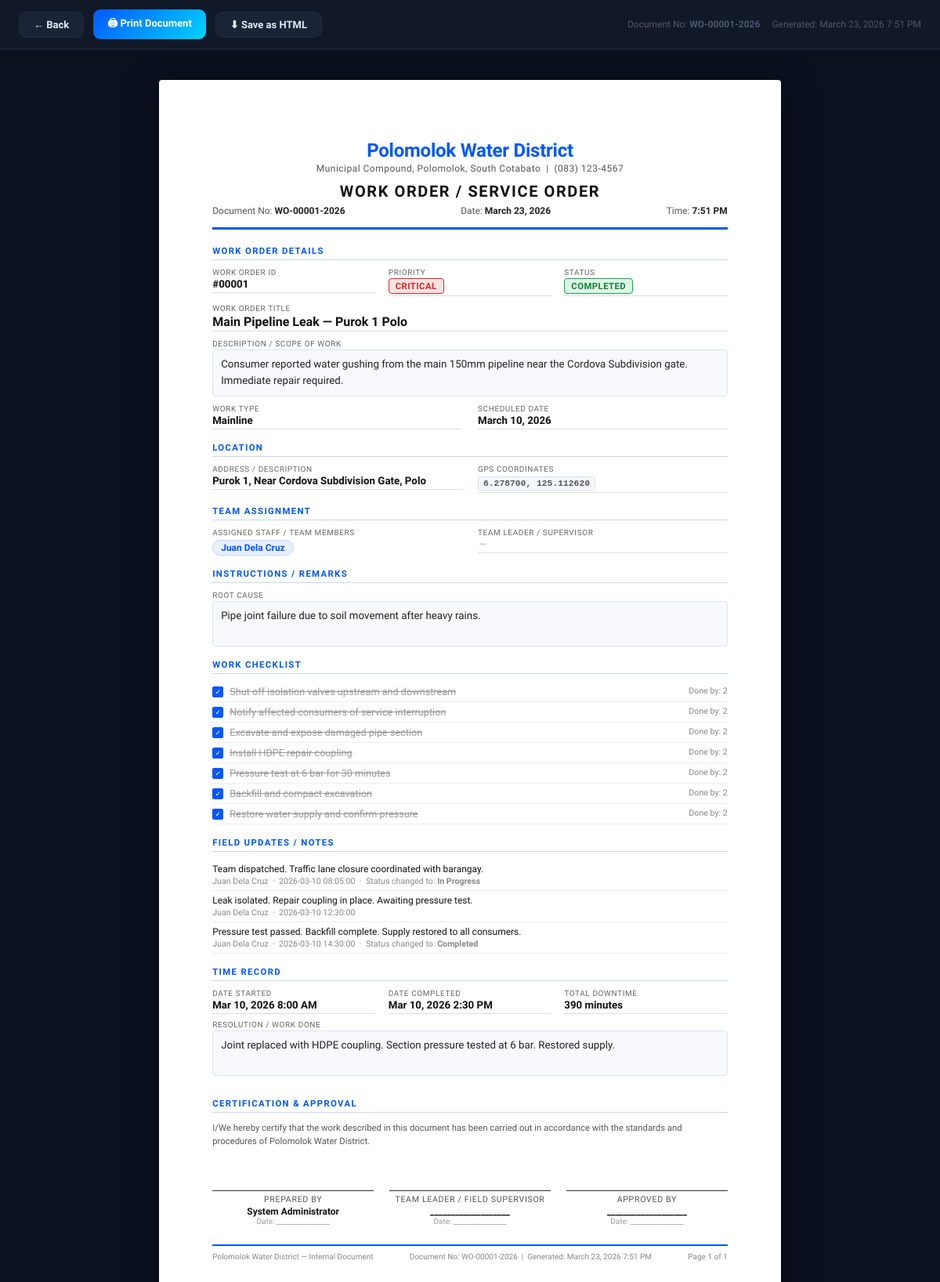
Page /frontend/pages/work-order-document.php?id=1 (signed in) on the committed database.
### tables this page shows
CREATE TABLE `work_orders` (
  `id` int(10) UNSIGNED NOT NULL,
  `title` varchar(200) NOT NULL,
  `description` text DEFAULT NULL,
  `type` enum('Mainline','Serviceline','Pump','Valve','Reservoir','Electrical','Other') NOT NULL,
  `priority` enum('Low','Medium','High','Critical') NOT NULL DEFAULT 'Medium',
  `status` enum('Pending','In Progress','Completed','Cancelled') NOT NULL DEFAULT 'Pending',
  `location` text DEFAULT NULL,
  `latitude` decimal(11,8) DEFAULT NULL,
  `longitude` decimal(11,8) DEFAULT NULL,
  `assigned_to` int(10) UNSIGNED DEFAULT NULL,
  `scheduled_date` date DEFAULT NULL,
  `started_at` datetime DEFAULT NULL,
  `completed_at` datetime DEFAULT NULL,
  `downtime_minutes` int(11) DEFAULT 0,
  `cause` text DEFAULT NULL,
  `resolution` text DEFAULT NULL,
  `created_by` int(10) UNSIGNED DEFAULT NULL,
  `created_at` datetime NOT NULL DEFAULT current_timestamp(),
  `updated_at` datetime NOT NULL DEFAULT current_timestamp() ON UPDATE current_timestamp()
);

CREATE TABLE `work_order_checklist` (
  `id` int(10) UNSIGNED NOT NULL,
  `work_order_id` int(10) UNSIGNED NOT NULL,
  `item` varchar(300) NOT NULL,
  `is_done` tinyint(1) DEFAULT 0,
  `done_by` int(10) UNSIGNED DEFAULT NULL,
  `done_at` datetime DEFAULT NULL
);

CREATE TABLE `work_order_updates` (
  `id` int(10) UNSIGNED NOT NULL,
  `work_order_id` int(10) UNSIGNED NOT NULL,
  `note` text NOT NULL,
  `status_change` varchar(50) DEFAULT NULL,
  `updated_by` int(10) UNSIGNED DEFAULT NULL,
  `updated_at` datetime NOT NULL DEFAULT current_timestamp()
);

CREATE TABLE `users` (
  `id` int(10) UNSIGNED NOT NULL,
  `username` varchar(80) NOT NULL,
  `password_hash` varchar(255) NOT NULL,
  `name` varchar(150) NOT NULL,
  `role` enum('Admin','Staff','Consumer') NOT NULL DEFAULT 'Staff',
  `section` varchar(100) DEFAULT NULL,
  `email` varchar(150) DEFAULT NULL,
  `phone` varchar(30) DEFAULT NULL,
  `is_active` tinyint(1) NOT NULL DEFAULT 1,
  `created_at` datetime NOT NULL DEFAULT current_timestamp(),
  `updated_at` datetime NOT NULL DEFAULT current_timestamp() ON UPDATE current_timestamp()
);

### frontend/pages/work-order-document.php (the view, shortened to what this page needs)
<?php
$wo_id       = intval($_GET['id']          ?? 0);
$staffInput  = trim(urldecode($_GET['staff']        ?? ''));
$teamLeader  = trim(urldecode($_GET['team_leader']  ?? ''));
$preparedBy  = trim(urldecode($_GET['prepared_by']  ?? ($_SESSION['name'] ?? '')));
$approvedBy  = trim(urldecode($_GET['approved_by']  ?? ''));
$instructions = trim(urldecode($_GET['instructions'] ?? ''));
$db   = getDB();
$stmt = $db->prepare(
    "SELECT wo.*, u.name AS assigned_name
     FROM work_orders wo
     LEFT JOIN users u ON u.id = wo.assigned_to
     WHERE wo.id = ?"
);
$stmt->execute([$wo_id]);
$wo = $stmt->fetch();
$clStmt = $db->prepare(
    "SELECT * FROM work_order_checklist WHERE work_order_id = ? ORDER BY id"
);
$clStmt->execute([$wo_id]);
$checklist = $clStmt->fetchAll();
$updStmt = $db->prepare(
    "SELECT wou.*, u.name AS updated_by_name
     FROM work_order_updates wou
     LEFT JOIN users u ON u.id = wou.updated_by
     WHERE wou.work_order_id = ?
     ORDER BY wou.updated_at ASC"
);
$updStmt->execute([$wo_id]);
$updates = $updStmt->fetchAll();
$generatedDate = date('F j, Y');
$generatedTime = date('g:i A');
$docNumber     = 'WO-' . str_pad($wo_id, 5, '0', STR_PAD_LEFT) . '-' . date('Y');
$staffList = array_filter(array_map('trim', explode(',', $staffInput)));
if (
    !empty($wo['assigned_name']) &&
    !in_array(trim($wo['assigned_name']), $staffList)
) {
    array_unshift($staffList, trim($wo['assigned_name']));
}
?>
<!DOCTYPE html>
<html lang="en">
<head>
</head>
<body>
<div class="screen-controls">
  <a href="work-orders.php" class="ctrl-btn ctrl-secondary">← Back</a>
  <button class="ctrl-btn ctrl-primary"   onclick="window.print()">🖨 Print Document</button>
  <button class="ctrl-btn ctrl-secondary" onclick="downloadHTML()">⬇ Save as HTML</button>
  <span class="ctrl-info">
    Document No: <strong><?= htmlspecialchars($docNumber) ?></strong>
    &nbsp;·&nbsp;
    Generated: <?= $generatedDate ?> <?= $generatedTime ?>
  </span>
</div>
<div class="doc-wrapper">
<div class="document" id="printDocument">
  <div class="doc-header">
    <div class="doc-org">Polomolok Water District</div>
    <div class="doc-org-sub">
      Municipal Compound, Polomolok, South Cotabato
      &nbsp;|&nbsp; (083) 123-4567
    </div>
    <div class="doc-title">Work Order / Service Order</div>
    <div class="doc-number-row">
      <div>Document No: <span><?= htmlspecialchars($docNumber) ?></span></div>
      <div>Date: <span><?= $generatedDate ?></span></div>
      <div>Time: <span><?= $generatedTime ?></span></div>
    </div>
  </div>
  <div class="doc-section">
    <div class="doc-section-title">Work Order Details</div>
    <div class="field-grid-3" style="margin-bottom:10px">
      <div class="field-item">
        <div class="field-label">Work Order ID</div>
        <div class="field-value">#<?= str_pad($wo['id'], 5, '0', STR_PAD_LEFT) ?></div>
      </div>
      <div class="field-item">
        <div class="field-label">Priority</div>
        <div class="field-value">
          <span class="badge-doc badge-<?= htmlspecialchars($wo['priority']) ?>">
            <?= htmlspecialchars($wo['priority']) ?>
          </span>
        </div>
      </div>
      <div class="field-item">
        <div class="field-label">Status</div>
        <div class="field-value">
          <?php $statusClass = str_replace(' ', '-', $wo['status']); ?>
          <span class="badge-doc badge-<?= htmlspecialchars($statusClass) ?>">
            <?= htmlspecialchars($wo['status']) ?>
          </span>
        </div>
      </div>
    </div>
    <div class="field-item" style="margin-bottom:10px">
      <div class="field-label">Work Order Title</div>
      <div class="field-value" style="font-size:12pt">
        <?= htmlspecialchars($wo['title']) ?>
      </div>
    </div>
    <?php if (!empty($wo['description'])): ?>
    <div class="field-item" style="margin-bottom:10px">
      <div class="field-label">Description / Scope of Work</div>
      <div class="desc-box"><?= nl2br(htmlspecialchars($wo['description'])) ?></div>
    </div>
    <?php endif; ?>
    <div class="field-grid">
      <div class="field-item">
        <div class="field-label">Work Type</div>
        <div class="field-value"><?= htmlspecialchars($wo['type'] ?? '—') ?></div>
      </div>
      <div class="field-item">
        <div class="field-label">Scheduled Date</div>
        <div class="field-value <?= empty($wo['scheduled_date']) ? 'blank' : '' ?>">
          <?= !empty($wo['scheduled_date'])
            ? date('F j, Y', strtotime($wo['scheduled_date']))
            : 'Not scheduled' ?>
        </div>
      </div>
    </div>
  </div>
  <div class="doc-section">
    <div class="doc-section-title">Location</div>
    <div class="field-grid">
      <div class="field-item">
        <div class="field-label">Address / Description</div>
        <div class="field-value <?= empty($wo['location']) ? 'blank' : '' ?>">
          <?= !empty($wo['location']) ? htmlspecialchars($wo['location']) : 'Not specified' ?>
        </div>
      </div>
      <div class="field-item">
        <div class="field-label">GPS Coordinates</div>
        <div class="field-value">
          <?php if (!empty($wo['latitude']) && !empty($wo['longitude'])): ?>
            <span class="coord-box">
              <?= number_format((float)$wo['latitude'], 6) ?>,
              <?= number_format((float)$wo['longitude'], 6) ?>
            </span>
          <?php else: ?>
            <span class="blank">No coordinates recorded</span>
          <?php endif; ?>
        </div>
      </div>
    </div>
  </div>
  <div class="doc-section">
    <div class="doc-section-title">Team Assignment</div>
    <div class="field-grid">
      <div class="field-item">
        <div class="field-label">Assigned Staff / Team Members</div>
        <?php if (!empty($staffList)): ?>
          <div class="staff-list">
            <?php foreach ($staffList as $s): ?>
              <span class="staff-pill"><?= htmlspecialchars($s) ?></span>
            <?php endforeach; ?>
          </div>
        <?php else: ?>
          <div class="field-value blank">— Not assigned —</div>
        <?php endif; ?>
      </div>
      <div class="field-item">
        <div class="field-label">Team Leader / Supervisor</div>
        <div class="field-value <?= empty($teamLeader) ? 'blank' : '' ?>">
          <?= !empty($teamLeader) ? htmlspecialchars($teamLeader) : '—' ?>
        </div>
      </div>
    </div>
  </div>
  <?php if (!empty($instructions) || !empty($wo['cause'])): ?>
  <div class="doc-section">
    <div class="doc-section-title">Instructions / Remarks</div>
    <?php if (!empty($wo['cause'])): ?>
      <div class="field-item" style="margin-top:6px">
        <div class="field-label">Root Cause</div>
        <div class="desc-box"><?= nl2br(htmlspecialchars($wo['cause'])) ?></div>
      </div>
    <?php endif; ?>
  </div>
  <?php endif; ?>
  <?php if (!empty($checklist)): ?>
  <div class="doc-section">
    <div class="doc-section-title">Work Checklist</div>
    <?php foreach ($checklist as $item): ?>
    <div class="checklist-item">
      <div class="cl-box <?= $item['is_done'] ? 'cl-done' : '' ?>">
        <?= $item['is_done'] ? '✓' : '' ?>
      </div>
      <span style="<?= $item['is_done'] ? 'text-decoration:line-through;color:#999' : '' ?>">
        <?= htmlspecialchars($item['item']) ?>
      </span>
      <?php if ($item['is_done'] && !empty($item['done_by'])): ?>
        <span style="margin-left:auto;font-size:8pt;color:#888">
          Done by: <?= htmlspecialchars($item['done_by']) ?>
        </span>
      <?php endif; ?>
    </div>
    <?php endforeach; ?>
  </div>
  <?php endif; ?>
  <?php if (!empty($updates)): ?>
  <div class="doc-section">
    <div class="doc-section-title">Field Updates / Notes</div>
    <?php foreach ($updates as $u): ?>
    <div class="update-item">
      <div><?= nl2br(htmlspecialchars($u['note'])) ?></div>
      <div class="update-meta">
        <?= htmlspecialchars($u['updated_by_name'] ?? 'System') ?>
        &nbsp;·&nbsp;
        <?= htmlspecialchars($u['updated_at'] ?? '') ?>
        <?php if (!empty($u['status_change'])): ?>
          &nbsp;·&nbsp; Status changed to:
          <strong><?= htmlspecialchars($u['status_change']) ?></strong>
        <?php endif; ?>
      </div>
    </div>
    <?php endforeach; ?>
  </div>
  <?php endif; ?>
  <?php if (!empty($wo['started_at']) || !empty($wo['completed_at']) || !empty($wo['downtime_minutes'])): ?>
  <div class="doc-section">
    <div class="doc-section-title">Time Record</div>
    <div class="field-grid-3">
      <div class="field-item">
        <div class="field-label">Date Started</div>
        <div class="field-value <?= empty($wo['started_at']) ? 'blank' : '' ?>">
          <?= !empty($wo['started_at'])
            ? date('M j, Y g:i A', strtotime($wo['started_at']))
            : '—' ?>
        </div>
      </div>
      <div class="field-item">
        <div class="field-label">Date Completed</div>
        <div class="field-value <?= empty($wo['completed_at']) ? 'blank' : '' ?>">
          <?= !empty($wo['completed_at'])
            ? date('M j, Y g:i A', strtotime($wo['completed_at']))
            : '—' ?>
        </div>
      </div>
      <div class="field-item">
        <div class="field-label">Total Downtime</div>
        <div class="field-value <?= empty($wo['downtime_minutes']) ? 'blank' : '' ?>">
          <?= !empty($wo['downtime_minutes'])
            ? intval($wo['downtime_minutes']) . ' minutes'
            : '—' ?>
        </div>
      </div>
    </div>
    <?php if (!empty($wo['resolution'])): ?>
    <div class="field-item" style="margin-top:8px">
      <div class="field-label">Resolution / Work Done</div>
      <div class="desc-box"><?= nl2br(htmlspecialchars($wo['resolution'])) ?></div>
    </div>
    <?php endif; ?>
  </div>
  <?php endif; ?>
  <div class="doc-section" style="margin-top:28px">
    <div class="doc-section-title">Certification &amp; Approval</div>
    <p style="font-size:8.5pt;color:#555;margin-bottom:14px;line-height:1.5">
      I/We hereby certify that the work described in this document has been carried out
      in accordance with the standards and procedures of Polomolok Water District.
    </p>
    <div class="sig-grid">
      <div class="sig-box">
        <div class="sig-line"></div>
        <div class="sig-label">Prepared By</div>
        <div class="sig-name"><?= htmlspecialchars($preparedBy) ?></div>
        <div style="font-size:7.5pt;color:#999">Date: _______________</div>
      </div>
      <div class="sig-box">
        <div class="sig-line"></div>
        <div class="sig-label">Team Leader / Field Supervisor</div>
        <div class="sig-name">
          <?= htmlspecialchars($teamLeader ?: '___________________') ?>
        </div>
        <div style="font-size:7.5pt;color:#999">Date: _______________</div>
      </div>
      <div class="sig-box">
        <div class="sig-line"></div>
        <div class="sig-label">Approved By</div>
        <div class="sig-name">
          <?= htmlspecialchars($approvedBy ?: '___________________') ?>
        </div>
        <div style="font-size:7.5pt;color:#999">Date: _______________</div>
      </div>
    </div>
  </div>
  <div class="doc-footer">
    <span>Polomolok Water District — Internal Document</span>
    <span>
      Document No: <?= htmlspecialchars($docNumber) ?>
      &nbsp;|&nbsp;
      Generated: <?= $generatedDate ?> <?= $generatedTime ?>
    </span>
    <span>Page 1 of 1</span>
  </div>
</div>
</div>
</body>
</html>

### rows in the picture
work_orders: id "00001", priority "CRITICAL", status "COMPLETED", title "Main Pipeline Leak — Purok 1 Polo", description "Consumer reported water gushing from the main 150mm pipeline near the Cordova Subdivision gate. Immediate repair required.", type "Mainline", scheduled_date "March 10, 2026", location "Purok 1, Near Cordova Subdivision Gate, Polo", latitude "6.278700", longitude "125.112620", cause "Pipe joint failure due to soil movement after heavy rains.", started_at "Mar 10, 2026 8:00 AM", completed_at "Mar 10, 2026 2:30 PM", downtime_minutes "390", resolution "Joint replaced with HDPE coupling. Section pressure tested at 6 bar. Restored supply."
work_order_checklist: item "Shut off isolation valves upstream and downstream", done_by "2"
work_order_checklist: item "Notify affected consumers of service interruption", done_by "2"
work_order_checklist: item "Excavate and expose damaged pipe section", done_by "2"
work_order_checklist: item "Install HDPE repair coupling", done_by "2"
work_order_checklist: item "Pressure test at 6 bar for 30 minutes", done_by "2"
work_order_checklist: item "Backfill and compact excavation", done_by "2"
work_order_checklist: item "Restore water supply and confirm pressure", done_by "2"
work_order_updates: note "Team dispatched. Traffic lane closure coordinated with barangay.", users.name "Juan Dela Cruz", updated_at "2026-03-10 08:05:00", status_change "In Progress"
work_order_updates: note "Leak isolated. Repair coupling in place. Awaiting pressure test.", users.name "Juan Dela Cruz", updated_at "2026-03-10 12:30:00"
work_order_updates: note "Pressure test passed. Backfill complete. Supply restored to all consumers.", users.name "Juan Dela Cruz", updated_at "2026-03-10 14:30:00", status_change "Completed"

### other values in the picture
$docNumber "WO-00001-2026"
$s "Juan Dela Cruz"
$preparedBy "System Administrator"
$teamLeader ?: '___________________' "___________________"
$approvedBy ?: '___________________' "___________________"
